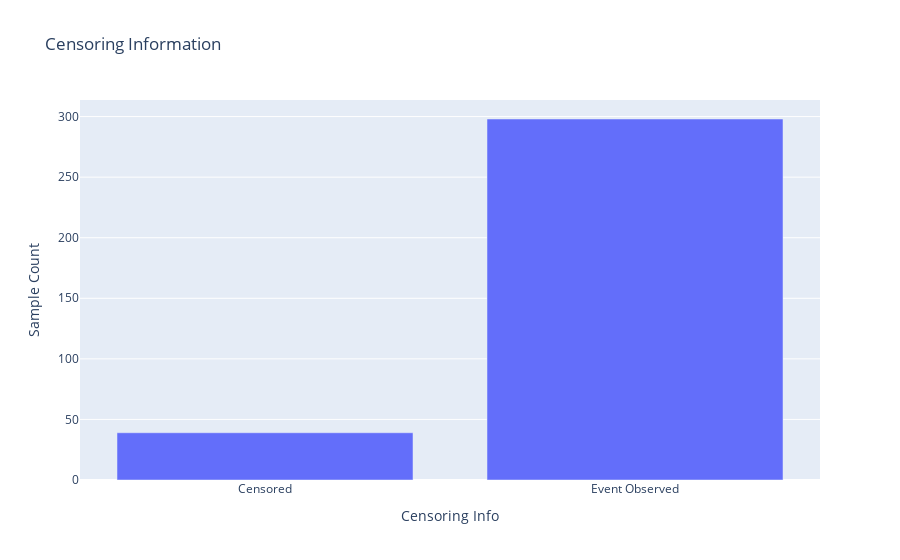

Notebook cell for this chart:
### Code cell
train_censoring_count  = y_train.value_counts()
# Sample data
data = {'Censoring Info': ['Censored', 'Event Observed'],
        'Sample Count': [train_censoring_count[0], train_censoring_count[1]]}
# Create a bar chart using Plotly Express
fig = px.bar(data, x='Censoring Info', y='Sample Count', title='Censoring Information')
# Show the plot
fig.show()

### Figure 1 — Plotly figure (JSON) as saved in the notebook; plotly's stock layout.template omitted (floating-point values rounded to 4 significant figures)
{"data": [{"alignmentgroup": "True", "hovertemplate": "Censoring Info=%{x}<br>Sample Count=%{y}<extra></extra>", "legendgroup": "", "marker": {"color": "#636efa", "pattern": {"shape": ""}}, "name": "", "offsetgroup": "", "orientation": "v", "showlegend": false, "textposition": "auto", "type": "bar", "x": ["Censored", "Event Observed"], "xaxis": "x", "y": [39, 298], "yaxis": "y"}], "layout": {"autosize": true, "barmode": "relative", "legend": {"tracegroupgap": 0}, "title": {"text": "Censoring Information"}, "xaxis": {"anchor": "y", "autorange": true, "domain": [0, 1], "range": [-0.5, 1.5], "title": {"text": "Censoring Info"}, "type": "category"}, "yaxis": {"anchor": "x", "autorange": true, "domain": [0, 1], "range": [0, 313.7], "title": {"text": "Sample Count"}, "type": "linear"}}}
